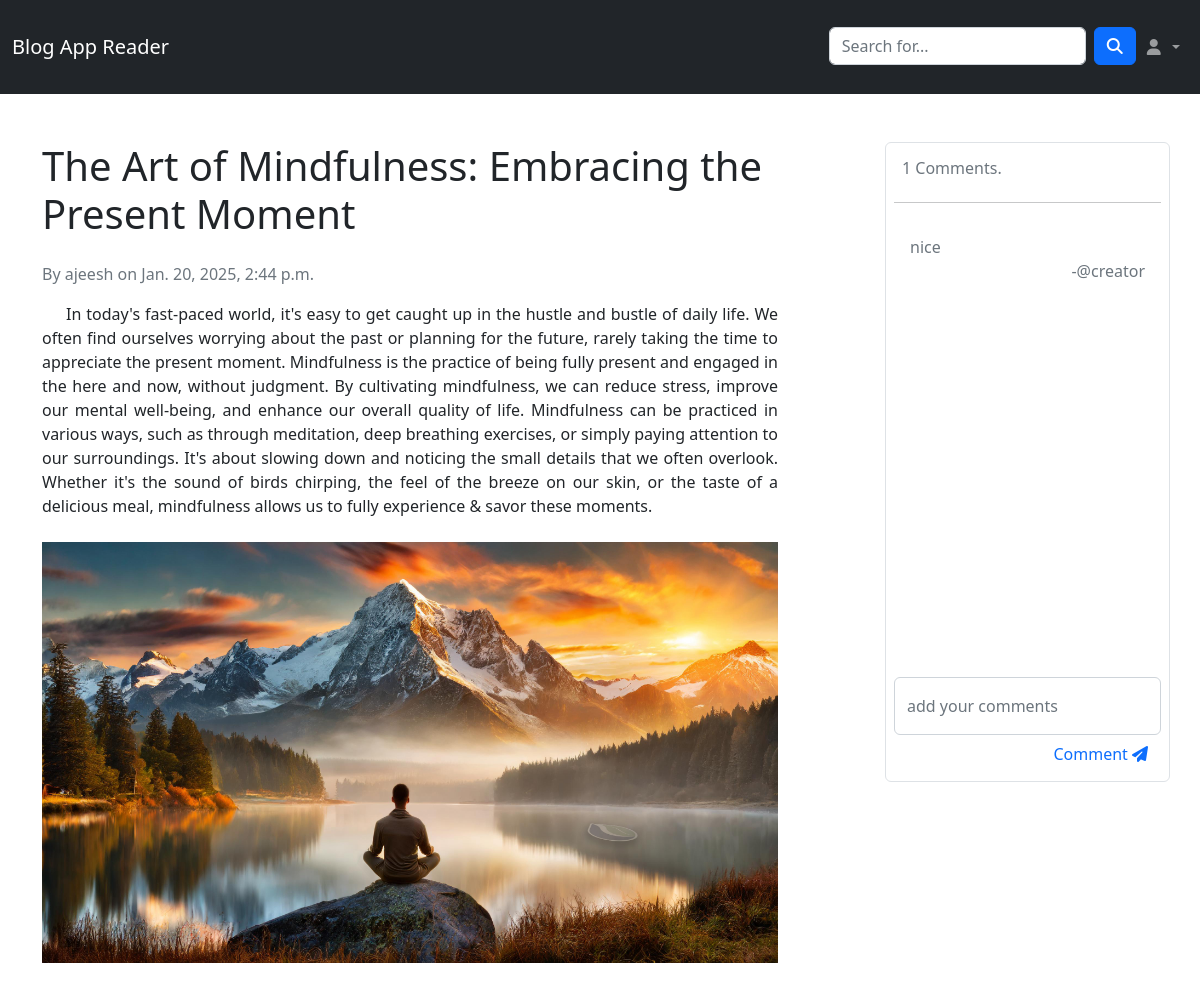
The app's page /reader/detail_blog/2 with its own data.
### writter/models.py (models this page shows, shortened)
class Post(models.Model):
	title = models.CharField(max_length=255)
	content = models.TextField()
	images = models.ImageField(upload_to='uploads/images/', blank=True)
	author = models.ForeignKey(User, on_delete=models.CASCADE)
	created_at = models.DateTimeField(auto_now_add=True)
	updated_at = models.DateTimeField(auto_now=True)
	slug = models.SlugField(unique=True, blank=True)
	status = models.BooleanField(default=True)

### reader/models.py (models this page shows, shortened)
class Comment(models.Model):
    post=models.ForeignKey(Post,on_delete=models.CASCADE,related_name='comments')
    author=models.ForeignKey(User,on_delete=models.CASCADE)
    content=models.TextField()
    created_at=models.DateTimeField(auto_now_add=True)

### reader/views.py (the view, shortened to what this page needs)
# urls.py: path('detail_blog/<int:id>', DetailBlog.as_view(), name='detail_blog'),
class DetailBlog(views.View):
	def get(self, request, *args, **kwargs):
		blog_id = kwargs.get('id')
		blog = Post.objects.get(id=blog_id)
		comments = Comment.objects.filter(post=blog)
		form = CommentForm()
		return render(request, 'reader/detail_blog.html', {'blog': blog, 'form': form, "comments": comments})

### reader/forms.py
class CommentForm(forms.ModelForm):
	class Meta:
		model = Comment
		fields = ['content']
		widgets = {
			'content': forms.TextInput(attrs={"class": "form-control", "placeholder": "content", "id": "id_comment"}),
		}

### reader/templates/reader/detail_blog.html (shortened to what this page needs)
<!DOCTYPE html>
<html lang="en">
<head>
    <link href="https://cdn.jsdelivr.net/npm/bootstrap@5.2.3/dist/css/bootstrap.min.css" rel="stylesheet"
>
        <link rel="stylesheet" href="https://cdnjs.cloudflare.com/ajax/libs/font-awesome/6.7.2/css/all.min.css" />
</head>
<body>
    <nav class="navbar navbar-expand-lg navbar-dark bg-dark">
        <div class="container-fluid">
            <a class="navbar-brand py-5 py-md-4" href="{% url 'viewer_home' %}">Blog App Reader</a>
            <div class="collapse navbar-collapse" id="navbarNav">
                <ul class="navbar-nav ms-auto">
                    <li class="nav-item">
                        <form class="d-flex">
                            <input class="form-control me-2" type="search" placeholder="Search for..."
                                aria-label="Search">
                            <button class="btn btn-primary" type="submit"><i class="fas fa-search"></i></button>
                        </form>
                    </li>
                    <li class="nav-item dropdown">
                        <a class="nav-link dropdown-toggle" id="navbarDropdown" href="#" role="button"
                            data-bs-toggle="dropdown" aria-expanded="false">
                            <i class="fas fa-user fa-fw"></i>
                        </a>
                    </li>
                </ul>
            </div>
        </div>
    </nav>
    <div class="container mt-5 mb-3 pb-2">
        <div class="row justify-content-md-between justify-content-center">
            <div class="col-lg-8 col-md-7 mb-3 mb-md-0">
                <h1 class="mb-4">{{ blog.title }}</h1>
                <p class="text-muted">By {{ blog.author }} on {{ blog.created_at }}</p>
                <div class="content" style="text-align: justify; text-indent: 1.5rem;">
                    {{ blog.content|safe }}
                </div>
                {% if blog.images %}
                <div class="mt-4">
                    <img src="{{ blog.images.url }}" class="img-fluid" alt="{{ blog.title }}">
                </div>
                {% endif %}
            </div>
            <div class="col-10 col-lg-3 col-md-4 d-flex flex-column border rounded p-2 hh mb-3 mb-md-0">
                <div class="h6 pt-2 ps-2 text-muted">{{blog.comments.count}} Comments.</div>
                <hr>
                <div class="flex-grow-1 overflow-auto">
                    {% for comment in comments %}
                    <div class="card border-0">
                        <div class="card-body">
                            <div class="text-muted">{{comment.content}}</div>
                            {% if comment.author == blog.author %}
                            <div class="text-muted text-end fs-6" >-@creator</div>
                            {% else %}
                            <div class="text-muted text-end fs-6" >-@{{comment.author}}</div>
                            {% endif %}
                        </div>
                    </div>
                    {% endfor %}
                </div>
                <div class="text-end">
                    <form method="post">
                        <div class="form-floating">
                            {{ form.content }}
                            <label for="id_comment" class="fs-6 fw-light text-muted">add your comments</label>
                        </div>
                        <button type="submit" class="btn text-primary">Comment <i class="fa-solid fa-paper-plane"></i></button>
                    </form>
                </div>
            </div>
        </div>
    </div>
</body>
</html>

### reader/templates/reader/detail_blog.html (style rules this page uses)
.hh { height: 80vh; }

### records on screen
Post: title "The Art of Mindfulness: Embracing the Present Moment", author "ajeesh", created_at "Jan. 20, 2025, 2:44 p.m.", content "In today's fast-paced world, it's easy to get caught up in the hustle and bustle of daily life. We often find ourselves worrying about the past or planning for the future, rarely taking the time to appreciate the present moment. Mindfulness is the practice of being fully present and engaged in the here and now, without judgment. By cultivating mindfulness, we can reduce stress, improve our mental well-being, and enhance our overall quality of life. Mindfulness can be practiced in various ways, such as through meditation, deep breathing exercises, or simply paying attention to our surroundings. It's about slowing down and noticing the small details that we often overlook. Whether it's the…", images (picture), comments.count "1"
Comment: content "nice", shows "-@creator"
